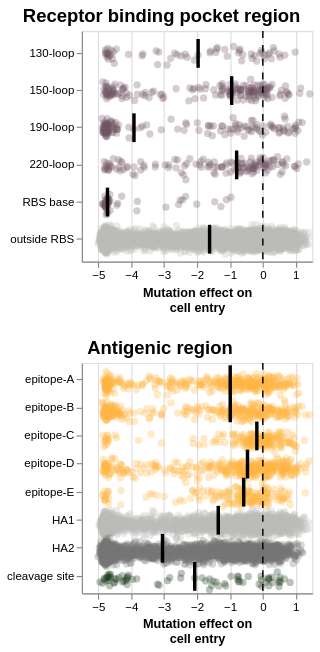

The notebook cell saved with this chart:
### Code cell
(rbs_combined_chart & epitope_combined_chart).resolve_scale(
    color='independent'
)

### Figure 1 — Vega-Lite specification as saved in the notebook (floating-point values rounded to 4 significant figures; data arrays with more than 128 entries replaced by an {"elided": "..."} marker saying what was removed)
{"config": {"view": {"continuousWidth": 300, "continuousHeight": 300}}, "vconcat": [{"concat": [{"layer": [{"data": {"name": "data-9e68120e78d10179ac960fa9f59009c0"}, "mark": {"type": "circle", "opacity": 0.3, "size": 40, "stroke": null, "strokeWidth": 0}, "encoding": {"color": {"field": "rbs_region", "legend": null, "scale": {"domain": ["outside RBS", "130-loop", "150-loop", "190-loop", "220-loop", "RBS base"], "range": ["#bdbebb", "#725663", "#725663", "#725663", "#725663", "#725663"]}, "type": "nominal"}, "tooltip": [{"field": "site", "type": "nominal"}, {"field": "wildtype", "type": "nominal"}, {"field": "mutant", "type": "nominal"}, {"field": "effect", "type": "quantitative"}], "x": {"field": "effect", "title": ["Mutation effect on", "cell entry"], "type": "quantitative"}, "y": {"field": "rbs_region", "title": null, "type": "nominal"}, "yOffset": {"field": "jitter", "type": "quantitative"}}, "transform": [{"calculate": "sqrt(-2*log(random()))*cos(2*PI*random())", "as": "jitter"}]}, {"data": {"name": "data-9e68120e78d10179ac960fa9f59009c0"}, "mark": {"type": "tick", "color": "black", "size": 25, "thickness": 3}, "encoding": {"x": {"aggregate": "median", "field": "effect", "type": "quantitative"}, "y": {"field": "rbs_region", "type": "nominal"}}}, {"data": {"name": "empty"}, "mark": {"type": "rule", "color": "black", "opacity": 1.0, "size": 1.25, "strokeDash": [6, 6]}, "encoding": {"x": {"datum": 0}}}], "height": 200, "width": 200}], "resolve": {"scale": {"y": "shared"}}, "spacing": 10, "title": {"text": "Receptor binding pocket region", "anchor": "middle", "fontSize": 16, "fontWeight": "bold"}}, {"concat": [{"layer": [{"data": {"name": "data-9e68120e78d10179ac960fa9f59009c0"}, "mark": {"type": "circle", "opacity": 0.3, "size": 40, "stroke": null, "strokeWidth": 0}, "encoding": {"color": {"field": "region", "legend": null, "scale": {"domain": ["epitope-A", "epitope-B", "epitope-C", "epitope-D", "epitope-E", "HA1", "HA2", "cleavage site"], "range": ["#FFB547", "#FFB547", "#FFB547", "#FFB547", "#FFB547", "#bdbebb", "#767676", "#1A391A"]}, "type": "nominal"}, "tooltip": [{"field": "site", "type": "nominal"}, {"field": "wildtype", "type": "nominal"}, {"field": "mutant", "type": "nominal"}, {"field": "effect", "type": "quantitative"}], "x": {"field": "effect", "title": ["Mutation effect on", "cell entry"], "type": "quantitative"}, "y": {"field": "region", "sort": ["epitope-A", "epitope-B", "epitope-C", "epitope-D", "epitope-E", "HA1", "HA2", "cleavage site"], "title": null, "type": "nominal"}, "yOffset": {"field": "jitter", "type": "quantitative"}}, "transform": [{"calculate": "sqrt(-2*log(random()))*cos(2*PI*random())", "as": "jitter"}]}, {"data": {"name": "data-9e68120e78d10179ac960fa9f59009c0"}, "mark": {"type": "tick", "color": "black", "size": 25, "thickness": 3}, "encoding": {"x": {"aggregate": "median", "field": "effect", "type": "quantitative"}, "y": {"field": "region", "sort": ["epitope-A", "epitope-B", "epitope-C", "epitope-D", "epitope-E", "HA1", "HA2", "cleavage site"], "type": "nominal"}}}, {"data": {"name": "empty"}, "mark": {"type": "rule", "color": "black", "opacity": 1.0, "size": 1.25, "strokeDash": [6, 6]}, "encoding": {"x": {"datum": 0}}}], "height": 200, "width": 200}], "resolve": {"scale": {"y": "shared"}}, "spacing": 10, "title": {"text": "Antigenic region", "anchor": "middle", "fontSize": 16, "fontWeight": "bold"}}], "resolve": {"scale": {"color": "independent"}}, "$schema": "https://vega.github.io/schema/vega-lite/v5.20.1.json", "datasets": {"data-9e68120e78d10179ac960fa9f59009c0": {"elided": "8311 records"}, "empty": [{}]}}
